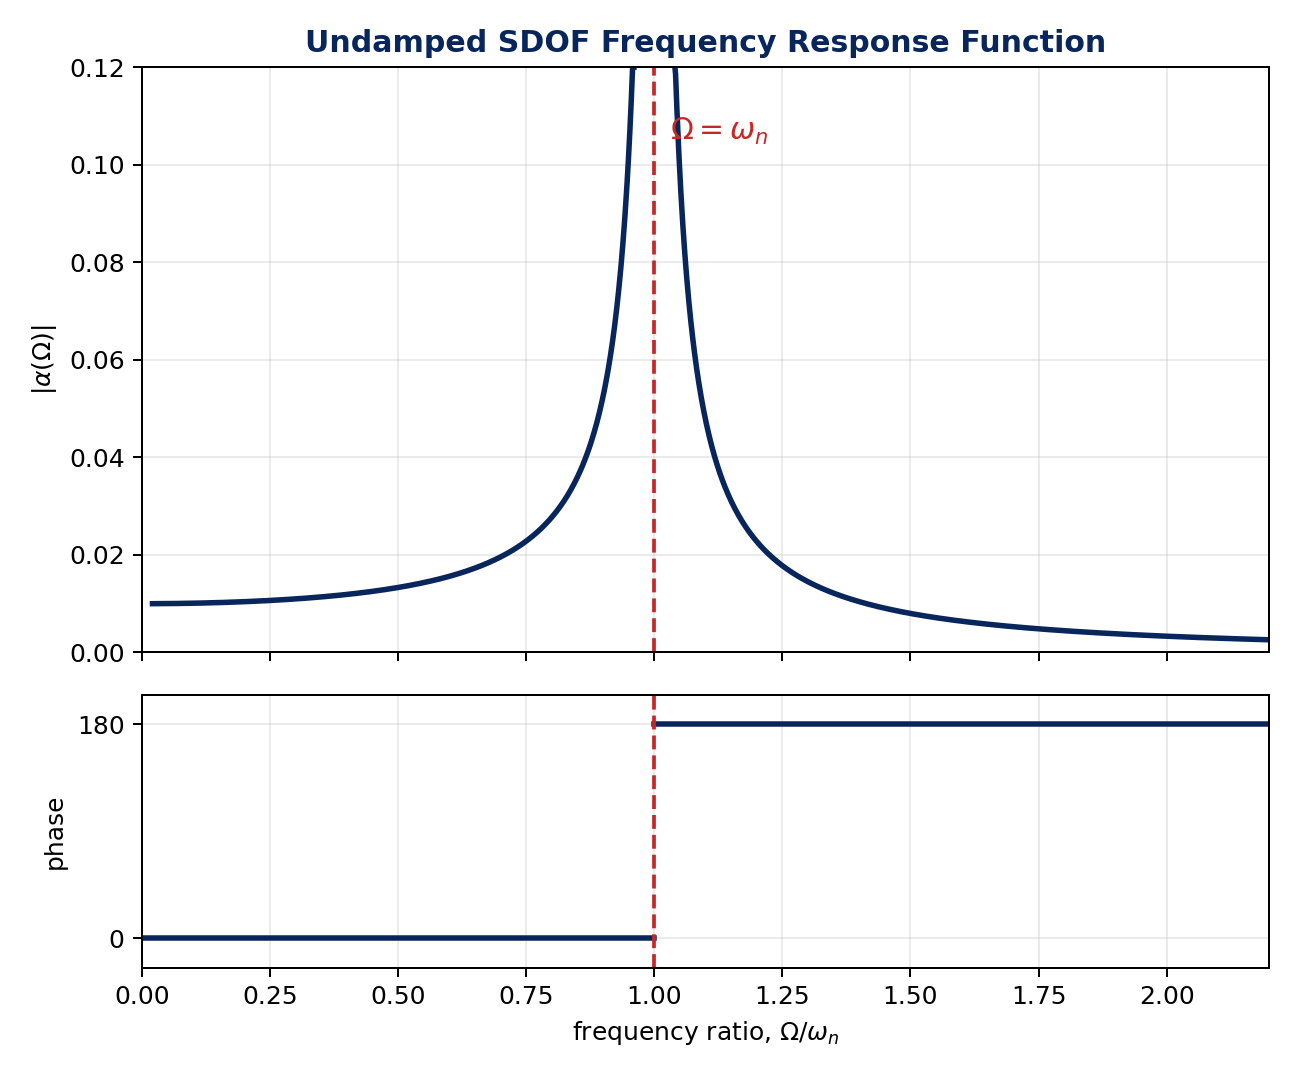

Here is the Python script that generated this plot:
#!/usr/bin/env python3
"""Figure: undamped SDOF receptance magnitude and phase."""

from __future__ import annotations

from plot_helpers import NAVY, OUT, configure_matplotlib_cache


configure_matplotlib_cache()
import matplotlib.pyplot as plt


m = 1.0
k = 100.0
wn = (k / m) ** 0.5
ratios_left = [0.02 + (0.96 - 0.02) * i / 700 for i in range(701)]
ratios_right = [1.04 + (2.20 - 1.04) * i / 900 for i in range(901)]


def receptance(r: float) -> float:
    omega = r * wn
    return 1.0 / (k - m * omega**2)


mag_left = [abs(receptance(r)) for r in ratios_left]
mag_right = [abs(receptance(r)) for r in ratios_right]
clip = 0.12
mag_left = [min(v, clip) for v in mag_left]
mag_right = [min(v, clip) for v in mag_right]

fig, (ax_mag, ax_phase) = plt.subplots(
    2,
    1,
    figsize=(7.2, 6.0),
    sharex=True,
    gridspec_kw={"height_ratios": [3, 1.4]},
)

ax_mag.plot(ratios_left, mag_left, color=NAVY, linewidth=2.2)
ax_mag.plot(ratios_right, mag_right, color=NAVY, linewidth=2.2)
ax_mag.axvline(1.0, color="#c62828", linestyle="--", linewidth=1.5)
ax_mag.text(1.03, 0.105, r"$\Omega=\omega_n$", color="#c62828", fontsize=12)
ax_mag.set_ylabel(r"$|\alpha(\Omega)|$")
ax_mag.set_title("Undamped SDOF Frequency Response Function", color=NAVY, fontweight="bold")
ax_mag.grid(True, alpha=0.25)
ax_mag.set_ylim(0, clip)

ax_phase.plot([0.0, 1.0], [0, 0], color=NAVY, linewidth=2.2)
ax_phase.plot([1.0, 2.2], [180, 180], color=NAVY, linewidth=2.2)
ax_phase.axvline(1.0, color="#c62828", linestyle="--", linewidth=1.5)
ax_phase.set_yticks([0, 180])
ax_phase.set_ylabel("phase")
ax_phase.set_xlabel(r"frequency ratio, $\Omega/\omega_n$")
ax_phase.grid(True, alpha=0.25)
ax_phase.set_xlim(0, 2.2)
ax_phase.set_ylim(-25, 205)

fig.tight_layout()
fig.savefig(OUT / "lecture3_receptance.png", dpi=180)
plt.close(fig)
